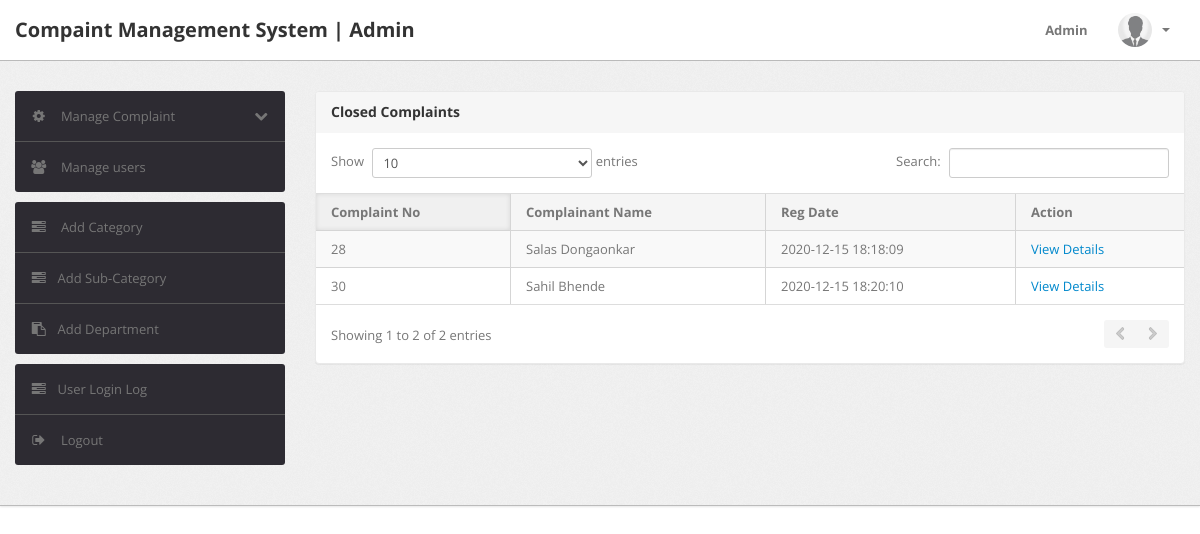
The app's page /closed-complaint.php (signed in) with its own data.
### tables this page shows
CREATE TABLE `tblcomplaints` (
  `complaintNumber` int(11) NOT NULL,
  `userId` int(11) DEFAULT NULL,
  `category` int(11) DEFAULT NULL,
  `subcategory` varchar(255) DEFAULT NULL,
  `department` varchar(255) DEFAULT NULL,
  `noc` varchar(255) DEFAULT NULL,
  `complaintDetails` mediumtext DEFAULT NULL,
  `regDate` timestamp NULL DEFAULT current_timestamp(),
  `status` varchar(50) DEFAULT NULL,
  `lastUpdationDate` timestamp NULL DEFAULT NULL ON UPDATE current_timestamp()
);

CREATE TABLE `users` (
  `id` int(11) NOT NULL,
  `fullName` varchar(255) DEFAULT NULL,
  `userEmail` varchar(255) DEFAULT NULL,
  `password` varchar(255) DEFAULT NULL,
  `contactNo` bigint(11) DEFAULT NULL,
  `address` tinytext DEFAULT NULL,
  `Department` varchar(255) DEFAULT NULL,
  `country` varchar(255) DEFAULT NULL,
  `pincode` int(6) DEFAULT NULL,
  `userImage` varchar(255) DEFAULT NULL,
  `regDate` timestamp NOT NULL DEFAULT current_timestamp(),
  `updationDate` timestamp NULL DEFAULT '0000-00-00 00:00:00' ON UPDATE current_timestamp(),
  `status` int(1) DEFAULT NULL
);

### closed-complaint.php (the view, shortened to what this page needs)
<?php
include('include/config.php');
if(strlen($_SESSION['alogin'])==0)
{
	header('location:index.php');
}
else
{
?>
<!DOCTYPE html>
<html lang="en">
<head>
	<link type="text/css" href="bootstrap/css/bootstrap.min.css" rel="stylesheet">
	<link type="text/css" href="bootstrap/css/bootstrap-responsive.min.css" rel="stylesheet">
	<link type="text/css" href="css/theme.css" rel="stylesheet">
	<link type="text/css" href="images/icons/css/font-awesome.css" rel="stylesheet">
</head>
<body>
	<?php include('include/header.php');?>
	<div class="wrapper">
		<div class="container">
			<div class="row">
				<?php include('include/sidebar.php');?>
				<div class="span9">
					<div class="content">
						<div class="module">
							<div class="module-head">
								<h3>Closed Complaints</h3>
							</div>
							<div class="module-body table">
								<table cellpadding="0" cellspacing="0" border="0" class="datatable-1 table table-bordered table-striped	 display" >
									<thead>
										<tr>
											<th>Complaint No</th>
											<th>Complainant Name</th>
											<th>Reg Date</th>
											<th>Action</th>
										</tr>
									</thead>
									<tbody>
										<?php
										$st='closed';
										$query=mysqli_query($con,"select tblcomplaints.*,users.fullName as name from tblcomplaints join users on users.id=tblcomplaints.userId where tblcomplaints.status='$st'");
										while($row=mysqli_fetch_array($query))
										{
											?>
											<tr>
												<td><?php echo htmlentities($row['complaintNumber']);?></td>
												<td><?php echo htmlentities($row['name']);?></td>
												<td><?php echo htmlentities($row['regDate']);?></td>
												<td>
													<a href="complaint-details.php?cid=<?php echo htmlentities($row['complaintNumber']);?>"> View Details</a>
												</td>
											</tr>
											<?php
										} ?>
									</tbody>
								</table>
							</div>
						</div>
					</div>
				</div>
			</div>
		</div>
	</div>
</body>
<?php } ?>

### css/theme.css (style rules this page uses)
body { font-size: 13px; font-family: 'Open Sans', Arial, sans-serif; background: #fff; color: #777 }
h1, h2, h3, h4, h5, h6 { color: #333; margin-top: 0 }
h3 { font-size: 20px }
.wrapper { background: url(../images/bg.png) #eee; border-bottom: 1px solid #bbb; -webkit-box-shadow: 0 1px 2px rgba(0,0,0,0.1); -moz-box-shadow: 0 1px 2px rgba(0,0,0,0.1); box-shadow: 0 1px 2px rgba(0,0,0,0.1); padding: 30px 0 }
.module { background: #fff; -webkit-border-radius: 3px; -moz-border-radius: 3px; border-radius: 3px; border: 1px solid #ccc; border-bottom-color: #bbb; -webkit-box-shadow: 0 0 1px rgba(0,0,0,0.2); -moz-box-shadow: 0 0 1px rgba(0,0,0,0.2); box-shadow: 0 0 1px rgba(0,0,0,0.2); margin-bottom: 30px }
.table { margin-bottom: 0 }
.table th, .table td { border-color: #d5d5d5!important }
.table-bordered thead:first-child tr:first-child>th:first-child, .table-bordered tbody:first-child tr:first-child>td:first-child { -webkit-border-top-left-radius: 2px; -moz-border-radius-topleft: 2px; border-top-left-radius: 2px }
.table-bordered thead:first-child tr:first-child>th:last-child, .table-bordered tbody:first-child tr:first-child>td:last-child { -webkit-border-top-right-radius: 2px; -moz-border-radius-topright: 2px; border-top-right-radius: 2px }
.table-bordered thead:last-child tr:last-child>th:first-child, .table-bordered tbody:last-child tr:last-child>td:first-child, .table-bordered tfoot:last-child tr:last-child>td:first-child { -webkit-border-bottom-left-radius: 2px; -moz-border-radius-bottomleft: 2px; border-bottom-left-radius: 2px }
.table-bordered thead:last-child tr:last-child>th:last-child, .table-bordered tbody:last-child tr:last-child>td:last-child, .table-bordered tfoot:last-child tr:last-child>td:last-child { -webkit-border-bottom-right-radius: 2px; -moz-border-radius-bottomright: 2px; border-bottom-right-radius: 2px }
.module { box-shadow: 0 0 3px rgba(0,0,0,.1); border-color: #e9e9e9; margin-bottom: 20px; background-color: #fff; border-radius: 4px; -webkit-box-shadow: 0 1px 1px rgba(0,0,0,.05); box-shadow: 0 1px 1px rgba(0,0,0,.05); }
.module-head { color: #767676; background-color: #f6f6f6; border-color: #e9e9e9; padding: 10px 15px; border-bottom: 1px solid transparent; border-top-right-radius: 3px; border-top-left-radius: 3px; }
.module-head h3 { font-size: 14px; line-height: 20px; height: 20px; margin: 0 }
.module-body { padding: 15px }
.module-body.table { padding: 15px 0 }
.module-body.table .table th, .module-body.table .table td { padding-left: 15px; padding-right: 15px }
.dataTables_wrapper table th { background: #f5f5f5; cursor: pointer }
.dataTables_wrapper table th.sorting_asc, .dataTables_wrapper table th.sorting_desc { background: #f0f0f0; -webkit-box-shadow: 0 0 5px rgba(0,0,0,0.1) inset; -moz-box-shadow: 0 0 5px rgba(0,0,0,0.1) inset; box-shadow: 0 0 5px rgba(0,0,0,0.1) inset }
.dataTables_wrapper .table-bordered { -webkit-border-radius: 0; -moz-border-radius: 0; border-radius: 0; border-left: 0; border-right: 0 }
.dataTables_wrapper .table-bordered thead tr>th:first-child, .dataTables_wrapper .table-bordered tbody tr>td:first-child, .dataTables_wrapper .table-bordered tfoot tr>td:first-child, .dataTables_wrapper .table-bordered tfoot tr>th:first-child { border-left: 0 }
.dataTables_wrapper .table-bordered thead:first-child tr:first-child>th:first-child, .dataTables_wrapper .table-bordered tbody:first-child tr:first-child>td:first-child { -webkit-border-top-left-radius: 0; -moz-border-radius-topleft: 0; border-top-left-radius: 0 }
.dataTables_wrapper .table-bordered thead:first-child tr:first-child>th:last-child, .dataTables_wrapper .table-bordered tbody:first-child tr:first-child>td:last-child { -webkit-border-top-right-radius: 0; -moz-border-radius-topright: 0; border-top-right-radius: 0 }
.dataTables_wrapper .table-bordered thead:last-child tr:last-child>th:first-child, .dataTables_wrapper .table-bordered tbody:last-child tr:last-child>td:first-child, .dataTables_wrapper .table-bordered tfoot:last-child tr:last-child>td:first-child { -webkit-border-bottom-left-radius: 0; -moz-border-radius-bottomleft: 0; border-bottom-left-radius: 0 }
.dataTables_wrapper .table-bordered thead:last-child tr:last-child>th:last-child, .dataTables_wrapper .table-bordered tbody:last-child tr:last-child>td:last-child, .dataTables_wrapper .table-bordered tfoot:last-child tr:last-child>td:last-child { -webkit-border-bottom-right-radius: 0; -moz-border-radius-bottomright: 0; border-bottom-right-radius: 0 }

### records on screen
tblcomplaints: complaintNumber "28", userId.fullName "Salas Dongaonkar", regDate "2020-12-15 18:18:09"
tblcomplaints: complaintNumber "30", userId.fullName "Sahil Bhende", regDate "2020-12-15 18:20:10"
